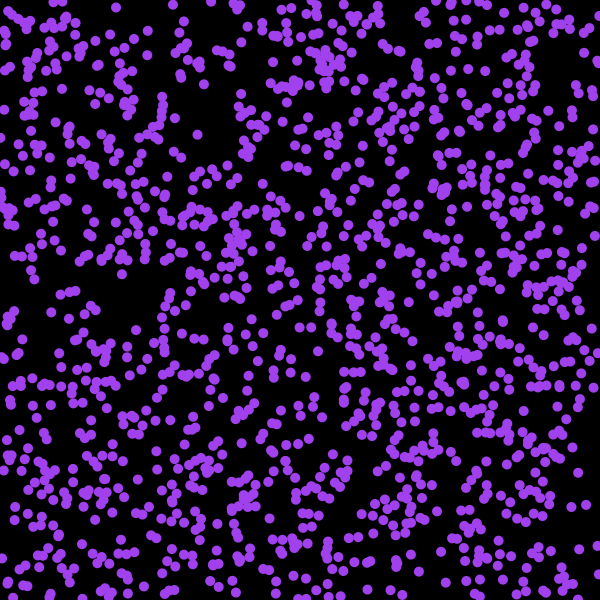
Frame 1 (no input)
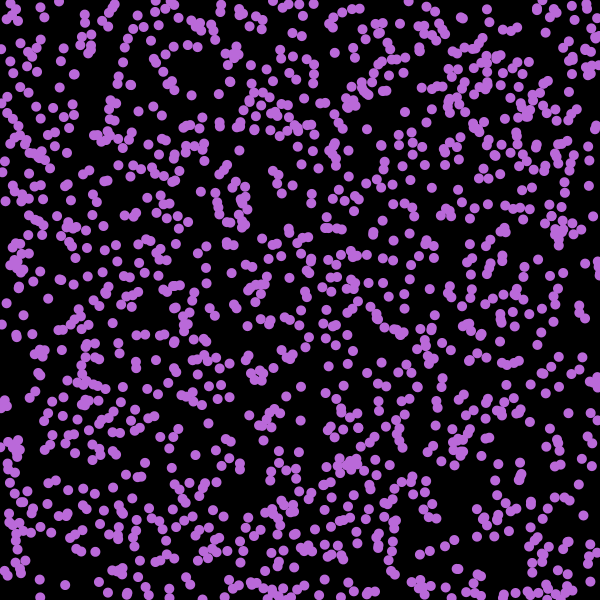
Frame 60 (the mouse pressed at the canvas centre just before this capture)
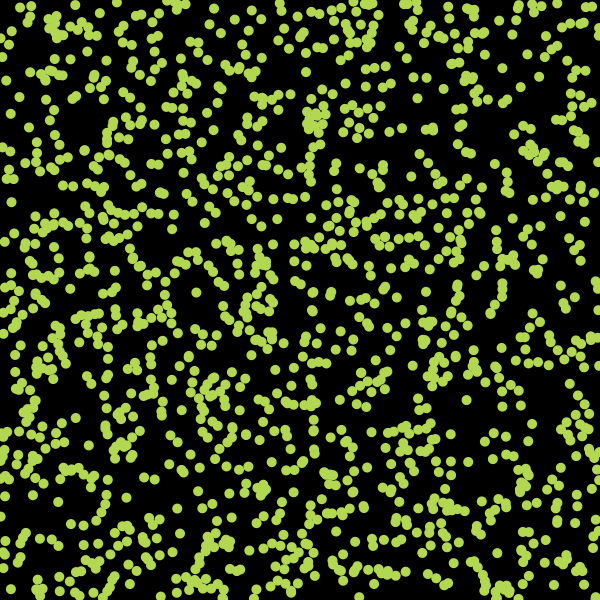
Frame 120 (the mouse held since frame 60 and released just before this capture)

The Processing sketch that drew these frames (run headless with seeded random() and noise(); from frame 60 on, the mouse is pressed at the canvas centre):

// Processing sketch: processing_84193
// ── processing_84193.pde

void setup ()
{
  size(600,600);
  smooth();
}
void draw ()
{
background(0);
noStroke();
fill (random(0,250),random(0,250),random(0,250));


ellipse(random(0,600),random(0,600),10,10);
ellipse(random(0,600),random(0,600),10,10);
ellipse(random(0,600),random(0,600),10,10);
ellipse(random(0,600),random(0,600),10,10);
ellipse(random(0,600),random(0,600),10,10);
ellipse(random(0,600),random(0,600),10,10);
ellipse(random(0,600),random(0,600),10,10);
ellipse(random(0,600),random(0,600),10,10);
ellipse(random(0,600),random(0,600),10,10);
ellipse(random(0,600),random(0,600),10,10);
ellipse(random(0,600),random(0,600),10,10);
ellipse(random(0,600),random(0,600),10,10);
ellipse(random(0,600),random(0,600),10,10);
ellipse(random(0,600),random(0,600),10,10);
ellipse(random(0,600),random(0,600),10,10);
ellipse(random(0,600),random(0,600),10,10);
ellipse(random(0,600),random(0,600),10,10);
ellipse(random(0,600),random(0,600),10,10);
ellipse(random(0,600),random(0,600),10,10);
ellipse(random(0,600),random(0,600),10,10);
ellipse(random(0,600),random(0,600),10,10);
ellipse(random(0,600),random(0,600),10,10);
ellipse(random(0,600),random(0,600),10,10);
ellipse(random(0,600),random(0,600),10,10);
ellipse(random(0,600),random(0,600),10,10);
ellipse(random(0,600),random(0,600),10,10);
ellipse(random(0,600),random(0,600),10,10);
ellipse(random(0,600),random(0,600),10,10);
ellipse(random(0,600),random(0,600),10,10);
ellipse(random(0,600),random(0,600),10,10);
ellipse(random(0,600),random(0,600),10,10);
ellipse(random(0,600),random(0,600),10,10);
ellipse(random(0,600),random(0,600),10,10);
ellipse(random(0,600),random(0,600),10,10);
ellipse(random(0,600),random(0,600),10,10);
ellipse(random(0,600),random(0,600),10,10);
ellipse(random(0,600),random(0,600),10,10);
ellipse(random(0,600),random(0,600),10,10);
ellipse(random(0,600),random(0,600),10,10);
ellipse(random(0,600),random(0,600),10,10);
ellipse(random(0,600),random(0,600),10,10);
ellipse(random(0,600),random(0,600),10,10);
ellipse(random(0,600),random(0,600),10,10);
ellipse(random(0,600),random(0,600),10,10);
ellipse(random(0,600),random(0,600),10,10);
ellipse(random(0,600),random(0,600),10,10);
ellipse(random(0,600),random(0,600),10,10);
ellipse(random(0,600),random(0,600),10,10);
ellipse(random(0,600),random(0,600),10,10);
ellipse(random(0,600),random(0,600),10,10);
ellipse(random(0,600),random(0,600),10,10);
ellipse(random(0,600),random(0,600),10,10);
ellipse(random(0,600),random(0,600),10,10);
ellipse(random(0,600),random(0,600),10,10);
ellipse(random(0,600),random(0,600),10,10);
ellipse(random(0,600),random(0,600),10,10);
ellipse(random(0,600),random(0,600),10,10);
ellipse(random(0,600),random(0,600),10,10);
ellipse(random(0,600),random(0,600),10,10);
ellipse(random(0,600),random(0,600),10,10);
ellipse(random(0,600),random(0,600),10,10);
ellipse(random(0,600),random(0,600),10,10);
ellipse(random(0,600),random(0,600),10,10);
ellipse(random(0,600),random(0,600),10,10);
ellipse(random(0,600),random(0,600),10,10);
ellipse(random(0,600),random(0,600),10,10);
ellipse(random(0,600),random(0,600),10,10);
ellipse(random(0,600),random(0,600),10,10);
ellipse(random(0,600),random(0,600),10,10);
ellipse(random(0,600),random(0,600),10,10);
ellipse(random(0,600),random(0,600),10,10);
ellipse(random(0,600),random(0,600),10,10);
ellipse(random(0,600),random(0,600),10,10);
ellipse(random(0,600),random(0,600),10,10);
ellipse(random(0,600),random(0,600),10,10);
ellipse(random(0,600),random(0,600),10,10);
ellipse(random(0,600),random(0,600),10,10);
ellipse(random(0,600),random(0,600),10,10);
ellipse(random(0,600),random(0,600),10,10);
ellipse(random(0,600),random(0,600),10,10);
ellipse(random(0,600),random(0,600),10,10);
ellipse(random(0,600),random(0,600),10,10);
ellipse(random(0,600),random(0,600),10,10);
ellipse(random(0,600),random(0,600),10,10);
ellipse(random(0,600),random(0,600),10,10);
ellipse(random(0,600),random(0,600),10,10);
ellipse(random(0,600),random(0,600),10,10);
ellipse(random(0,600),random(0,600),10,10);
ellipse(random(0,600),random(0,600),10,10);
ellipse(random(0,600),random(0,600),10,10);
ellipse(random(0,600),random(0,600),10,10);
ellipse(random(0,600),random(0,600),10,10);
ellipse(random(0,600),random(0,600),10,10);
ellipse(random(0,600),random(0,600),10,10);
ellipse(random(0,600),random(0,600),10,10);
ellipse(random(0,600),random(0,600),10,10);
ellipse(random(0,600),random(0,600),10,10);
ellipse(random(0,600),random(0,600),10,10);
ellipse(random(0,600),random(0,600),10,10);
ellipse(random(0,600),random(0,600),10,10);
ellipse(random(0,600),random(0,600),10,10);
ellipse(random(0,600),random(0,600),10,10);
ellipse(random(0,600),random(0,600),10,10);
ellipse(random(0,600),random(0,600),10,10);
ellipse(random(0,600),random(0,600),10,10);
ellipse(random(0,600),random(0,600),10,10);
ellipse(random(0,600),random(0,600),10,10);
ellipse(random(0,600),random(0,600),10,10);
ellipse(random(0,600),random(0,600),10,10);
ellipse(random(0,600),random(0,600),10,10);
ellipse(random(0,600),random(0,600),10,10);
ellipse(random(0,600),random(0,600),10,10);
ellipse(random(0,600),random(0,600),10,10);
ellipse(random(0,600),random(0,600),10,10);
ellipse(random(0,600),random(0,600),10,10);
ellipse(random(0,600),random(0,600),10,10);
ellipse(random(0,600),random(0,600),10,10);
ellipse(random(0,600),random(0,600),10,10);
ellipse(random(0,600),random(0,600),10,10);
ellipse(random(0,600),random(0,600),10,10);
ellipse(random(0,600),random(0,600),10,10);
ellipse(random(0,600),random(0,600),10,10);
ellipse(random(0,600),random(0,600),10,10);
ellipse(random(0,600),random(0,600),10,10);
ellipse(random(0,600),random(0,600),10,10);
ellipse(random(0,600),random(0,600),10,10);
ellipse(random(0,600),random(0,600),10,10);
ellipse(random(0,600),random(0,600),10,10);
ellipse(random(0,600),random(0,600),10,10);
ellipse(random(0,600),random(0,600),10,10);
ellipse(random(0,600),random(0,600),10,10);
ellipse(random(0,600),random(0,600),10,10);
ellipse(random(0,600),random(0,600),10,10);
ellipse(random(0,600),random(0,600),10,10);
ellipse(random(0,600),random(0,600),10,10);
ellipse(random(0,600),random(0,600),10,10);
ellipse(random(0,600),random(0,600),10,10);
ellipse(random(0,600),random(0,600),10,10);
ellipse(random(0,600),random(0,600),10,10);
ellipse(random(0,600),random(0,600),10,10);
ellipse(random(0,600),random(0,600),10,10);
ellipse(random(0,600),random(0,600),10,10);
ellipse(random(0,600),random(0,600),10,10);
ellipse(random(0,600),random(0,600),10,10);
ellipse(random(0,600),random(0,600),10,10);
ellipse(random(0,600),random(0,600),10,10);
ellipse(random(0,600),random(0,600),10,10);
ellipse(random(0,600),random(0,600),10,10);
ellipse(random(0,600),random(0,600),10,10);
ellipse(random(0,600),random(0,600),10,10);
ellipse(random(0,600),random(0,600),10,10);
ellipse(random(0,600),random(0,600),10,10);
ellipse(random(0,600),random(0,600),10,10);
ellipse(random(0,600),random(0,600),10,10);
ellipse(random(0,600),random(0,600),10,10);
ellipse(random(0,600),random(0,600),10,10);
ellipse(random(0,600),random(0,600),10,10);
ellipse(random(0,600),random(0,600),10,10);
ellipse(random(0,600),random(0,600),10,10);
ellipse(random(0,600),random(0,600),10,10);
ellipse(random(0,600),random(0,600),10,10);
ellipse(random(0,600),random(0,600),10,10);
ellipse(random(0,600),random(0,600),10,10);
ellipse(random(0,600),random(0,600),10,10);
ellipse(random(0,600),random(0,600),10,10);
ellipse(random(0,600),random(0,600),10,10);
ellipse(random(0,600),random(0,600),10,10);
ellipse(random(0,600),random(0,600),10,10);
ellipse(random(0,600),random(0,600),10,10);
ellipse(random(0,600),random(0,600),10,10);
ellipse(random(0,600),random(0,600),10,10);
ellipse(random(0,600),random(0,600),10,10);
ellipse(random(0,600),random(0,600),10,10);
ellipse(random(0,600),random(0,600),10,10);
ellipse(random(0,600),random(0,600),10,10);
ellipse(random(0,600),random(0,600),10,10);
ellipse(random(0,600),random(0,600),10,10);
ellipse(random(0,600),random(0,600),10,10);
ellipse(random(0,600),random(0,600),10,10);
ellipse(random(0,600),random(0,600),10,10);
ellipse(random(0,600),random(0,600),10,10);
ellipse(random(0,600),random(0,600),10,10);
ellipse(random(0,600),random(0,600),10,10);
ellipse(random(0,600),random(0,600),10,10);
ellipse(random(0,600),random(0,600),10,10);
ellipse(random(0,600),random(0,600),10,10);
ellipse(random(0,600),random(0,600),10,10);
ellipse(random(0,600),random(0,600),10,10);
ellipse(random(0,600),random(0,600),10,10);
ellipse(random(0,600),random(0,600),10,10);
ellipse(random(0,600),random(0,600),10,10);
ellipse(random(0,600),random(0,600),10,10);
ellipse(random(0,600),random(0,600),10,10);
ellipse(random(0,600),random(0,600),10,10);
ellipse(random(0,600),random(0,600),10,10);
ellipse(random(0,600),random(0,600),10,10);
ellipse(random(0,600),random(0,600),10,10);
ellipse(random(0,600),random(0,600),10,10);
ellipse(random(0,600),random(0,600),10,10);
ellipse(random(0,600),random(0,600),10,10);
ellipse(random(0,600),random(0,600),10,10);
ellipse(random(0,600),random(0,600),10,10);
ellipse(random(0,600),random(0,600),10,10);
ellipse(random(0,600),random(0,600),10,10);
ellipse(random(0,600),random(0,600),10,10);
ellipse(random(0,600),random(0,600),10,10);
ellipse(random(0,600),random(0,600),10,10);
ellipse(random(0,600),random(0,600),10,10);
ellipse(random(0,600),random(0,600),10,10);
ellipse(random(0,600),random(0,600),10,10);
ellipse(random(0,600),random(0,600),10,10);
ellipse(random(0,600),random(0,600),10,10);
ellipse(random(0,600),random(0,600),10,10);
ellipse(random(0,600),random(0,600),10,10);
ellipse(random(0,600),random(0,600),10,10);
ellipse(random(0,600),random(0,600),10,10);
ellipse(random(0,600),random(0,600),10,10);
ellipse(random(0,600),random(0,600),10,10);
ellipse(random(0,600),random(0,600),10,10);
ellipse(random(0,600),random(0,600),10,10);
ellipse(random(0,600),random(0,600),10,10);
ellipse(random(0,600),random(0,600),10,10);
ellipse(random(0,600),random(0,600),10,10);
ellipse(random(0,600),random(0,600),10,10);
ellipse(random(0,600),random(0,600),10,10);
ellipse(random(0,600),random(0,600),10,10);
ellipse(random(0,600),random(0,600),10,10);
ellipse(random(0,600),random(0,600),10,10);
ellipse(random(0,600),random(0,600),10,10);
ellipse(random(0,600),random(0,600),10,10);
ellipse(random(0,600),random(0,600),10,10);
ellipse(random(0,600),random(0,600),10,10);
ellipse(random(0,600),random(0,600),10,10);
ellipse(random(0,600),random(0,600),10,10);
ellipse(random(0,600),random(0,600),10,10);
ellipse(random(0,600),random(0,600),10,10);
ellipse(random(0,600),random(0,600),10,10);
ellipse(random(0,600),random(0,600),10,10);
ellipse(random(0,600),random(0,600),10,10);
ellipse(random(0,600),random(0,600),10,10);
ellipse(random(0,600),random(0,600),10,10);
ellipse(random(0,600),random(0,600),10,10);
ellipse(random(0,600),random(0,600),10,10);
ellipse(random(0,600),random(0,600),10,10);
ellipse(random(0,600),random(0,600),10,10);
ellipse(random(0,600),random(0,600),10,10);
ellipse(random(0,600),random(0,600),10,10);
ellipse(random(0,600),random(0,600),10,10);
ellipse(random(0,600),random(0,600),10,10);
ellipse(random(0,600),random(0,600),10,10);
ellipse(random(0,600),random(0,600),10,10);
ellipse(random(0,600),random(0,600),10,10);
ellipse(random(0,600),random(0,600),10,10);
ellipse(random(0,600),random(0,600),10,10);
ellipse(random(0,600),random(0,600),10,10);
ellipse(random(0,600),random(0,600),10,10);
ellipse(random(0,600),random(0,600),10,10);
ellipse(random(0,600),random(0,600),10,10);
ellipse(random(0,600),random(0,600),10,10);
ellipse(random(0,600),random(0,600),10,10);
ellipse(random(0,600),random(0,600),10,10);
ellipse(random(0,600),random(0,600),10,10);
ellipse(random(0,600),random(0,600),10,10);
ellipse(random(0,600),random(0,600),10,10);
ellipse(random(0,600),random(0,600),10,10);
ellipse(random(0,600),random(0,600),10,10);
ellipse(random(0,600),random(0,600),10,10);
ellipse(random(0,600),random(0,600),10,10);
ellipse(random(0,600),random(0,600),10,10);
ellipse(random(0,600),random(0,600),10,10);
ellipse(random(0,600),random(0,600),10,10);
ellipse(random(0,600),random(0,600),10,10);
ellipse(random(0,600),random(0,600),10,10);
ellipse(random(0,600),random(0,600),10,10);
ellipse(random(0,600),random(0,600),10,10);
ellipse(random(0,600),random(0,600),10,10);
ellipse(random(0,600),random(0,600),10,10);
ellipse(random(0,600),random(0,600),10,10);
ellipse(random(0,600),random(0,600),10,10);
ellipse(random(0,600),random(0,600),10,10);
ellipse(random(0,600),random(0,600),10,10);
ellipse(random(0,600),random(0,600),10,10);
ellipse(random(0,600),random(0,600),10,10);
ellipse(random(0,600),random(0,600),10,10);
ellipse(random(0,600),random(0,600),10,10);
ellipse(random(0,600),random(0,600),10,10);
ellipse(random(0,600),random(0,600),10,10);
ellipse(random(0,600),random(0,600),10,10);
ellipse(random(0,600),random(0,600),10,10);

ellipse(random(0,600),random(0,600),10,10);
ellipse(random(0,600),random(0,600),10,10);
ellipse(random(0,600),random(0,600),10,10);
ellipse(random(0,600),random(0,600),10,10);
ellipse(random(0,600),random(0,600),10,10);
ellipse(random(0,600),random(0,600),10,10);
ellipse(random(0,600),random(0,600),10,10);
ellipse(random(0,600),random(0,600),10,10);
ellipse(random(0,600),random(0,600),10,10);
ellipse(random(0,600),random(0,600),10,10);
ellipse(random(0,600),random(0,600),10,10);
ellipse(random(0,600),random(0,600),10,10);
ellipse(random(0,600),random(0,600),10,10);
ellipse(random(0,600),random(0,600),10,10);
ellipse(random(0,600),random(0,600),10,10);
ellipse(random(0,600),random(0,600),10,10);
ellipse(random(0,600),random(0,600),10,10);
ellipse(random(0,600),random(0,600),10,10);
ellipse(random(0,600),random(0,600),10,10);
ellipse(random(0,600),random(0,600),10,10);
ellipse(random(0,600),random(0,600),10,10);
ellipse(random(0,600),random(0,600),10,10);
ellipse(random(0,600),random(0,600),10,10);
ellipse(random(0,600),random(0,600),10,10);
ellipse(random(0,600),random(0,600),10,10);
ellipse(random(0,600),random(0,600),10,10);
ellipse(random(0,600),random(0,600),10,10);
ellipse(random(0,600),random(0,600),10,10);
ellipse(random(0,600),random(0,600),10,10);
ellipse(random(0,600),random(0,600),10,10);
ellipse(random(0,600),random(0,600),10,10);
ellipse(random(0,600),random(0,600),10,10);
ellipse(random(0,600),random(0,600),10,10);
ellipse(random(0,600),random(0,600),10,10);
ellipse(random(0,600),random(0,600),10,10);
ellipse(random(0,600),random(0,600),10,10);
ellipse(random(0,600),random(0,600),10,10);
ellipse(random(0,600),random(0,600),10,10);
ellipse(random(0,600),random(0,600),10,10);
ellipse(random(0,600),random(0,600),10,10);
ellipse(random(0,600),random(0,600),10,10);
ellipse(random(0,600),random(0,600),10,10);
ellipse(random(0,600),random(0,600),10,10);
ellipse(random(0,600),random(0,600),10,10);
ellipse(random(0,600),random(0,600),10,10);
ellipse(random(0,600),random(0,600),10,10);
ellipse(random(0,600),random(0,600),10,10);
ellipse(random(0,600),random(0,600),10,10);
ellipse(random(0,600),random(0,600),10,10);
ellipse(random(0,600),random(0,600),10,10);
ellipse(random(0,600),random(0,600),10,10);
ellipse(random(0,600),random(0,600),10,10);
ellipse(random(0,600),random(0,600),10,10);
ellipse(random(0,600),random(0,600),10,10);
ellipse(random(0,600),random(0,600),10,10);
ellipse(random(0,600),random(0,600),10,10);
ellipse(random(0,600),random(0,600),10,10);
ellipse(random(0,600),random(0,600),10,10);
ellipse(random(0,600),random(0,600),10,10);
ellipse(random(0,600),random(0,600),10,10);
ellipse(random(0,600),random(0,600),10,10);
ellipse(random(0,600),random(0,600),10,10);
ellipse(random(0,600),random(0,600),10,10);
ellipse(random(0,600),random(0,600),10,10);
ellipse(random(0,600),random(0,600),10,10);
ellipse(random(0,600),random(0,600),10,10);
ellipse(random(0,600),random(0,600),10,10);
ellipse(random(0,600),random(0,600),10,10);
ellipse(random(0,600),random(0,600),10,10);
ellipse(random(0,600),random(0,600),10,10);
ellipse(random(0,600),random(0,600),10,10);
ellipse(random(0,600),random(0,600),10,10);
ellipse(random(0,600),random(0,600),10,10);
ellipse(random(0,600),random(0,600),10,10);
ellipse(random(0,600),random(0,600),10,10);
ellipse(random(0,600),random(0,600),10,10);
ellipse(random(0,600),random(0,600),10,10);
ellipse(random(0,600),random(0,600),10,10);
ellipse(random(0,600),random(0,600),10,10);
ellipse(random(0,600),random(0,600),10,10);
ellipse(random(0,600),random(0,600),10,10);
ellipse(random(0,600),random(0,600),10,10);
ellipse(random(0,600),random(0,600),10,10);
ellipse(random(0,600),random(0,600),10,10);
ellipse(random(0,600),random(0,600),10,10);
ellipse(random(0,600),random(0,600),10,10);
ellipse(random(0,600),random(0,600),10,10);
ellipse(random(0,600),random(0,600),10,10);
ellipse(random(0,600),random(0,600),10,10);
ellipse(random(0,600),random(0,600),10,10);
ellipse(random(0,600),random(0,600),10,10);
ellipse(random(0,600),random(0,600),10,10);
ellipse(random(0,600),random(0,600),10,10);
ellipse(random(0,600),random(0,600),10,10);
ellipse(random(0,600),random(0,600),10,10);
ellipse(random(0,600),random(0,600),10,10);
ellipse(random(0,600),random(0,600),10,10);
ellipse(random(0,600),random(0,600),10,10);
ellipse(random(0,600),random(0,600),10,10);
ellipse(random(0,600),random(0,600),10,10);
ellipse(random(0,600),random(0,600),10,10);
ellipse(random(0,600),random(0,600),10,10);
ellipse(random(0,600),random(0,600),10,10);
ellipse(random(0,600),random(0,600),10,10);
ellipse(random(0,600),random(0,600),10,10);
ellipse(random(0,600),random(0,600),10,10);
ellipse(random(0,600),random(0,600),10,10);
ellipse(random(0,600),random(0,600),10,10);
ellipse(random(0,600),random(0,600),10,10);
ellipse(random(0,600),random(0,600),10,10);
ellipse(random(0,600),random(0,600),10,10);
ellipse(random(0,600),random(0,600),10,10);
ellipse(random(0,600),random(0,600),10,10);
ellipse(random(0,600),random(0,600),10,10);
ellipse(random(0,600),random(0,600),10,10);
ellipse(random(0,600),random(0,600),10,10);
ellipse(random(0,600),random(0,600),10,10);
ellipse(random(0,600),random(0,600),10,10);
ellipse(random(0,600),random(0,600),10,10);
ellipse(random(0,600),random(0,600),10,10);
ellipse(random(0,600),random(0,600),10,10);
ellipse(random(0,600),random(0,600),10,10);
ellipse(random(0,600),random(0,600),10,10);
ellipse(random(0,600),random(0,600),10,10);
ellipse(random(0,600),random(0,600),10,10);
ellipse(random(0,600),random(0,600),10,10);
ellipse(random(0,600),random(0,600),10,10);
ellipse(random(0,600),random(0,600),10,10);
ellipse(random(0,600),random(0,600),10,10);
ellipse(random(0,600),random(0,600),10,10);
ellipse(random(0,600),random(0,600),10,10);
ellipse(random(0,600),random(0,600),10,10);
ellipse(random(0,600),random(0,600),10,10);
ellipse(random(0,600),random(0,600),10,10);
ellipse(random(0,600),random(0,600),10,10);
ellipse(random(0,600),random(0,600),10,10);
ellipse(random(0,600),random(0,600),10,10);
ellipse(random(0,600),random(0,600),10,10);
ellipse(random(0,600),random(0,600),10,10);
ellipse(random(0,600),random(0,600),10,10);
ellipse(random(0,600),random(0,600),10,10);
ellipse(random(0,600),random(0,600),10,10);
ellipse(random(0,600),random(0,600),10,10);
ellipse(random(0,600),random(0,600),10,10);
ellipse(random(0,600),random(0,600),10,10);
ellipse(random(0,600),random(0,600),10,10);
ellipse(random(0,600),random(0,600),10,10);
ellipse(random(0,600),random(0,600),10,10);
ellipse(random(0,600),random(0,600),10,10);
ellipse(random(0,600),random(0,600),10,10);
ellipse(random(0,600),random(0,600),10,10);
ellipse(random(0,600),random(0,600),10,10);
ellipse(random(0,600),random(0,600),10,10);
ellipse(random(0,600),random(0,600),10,10);
ellipse(random(0,600),random(0,600),10,10);
ellipse(random(0,600),random(0,600),10,10);
ellipse(random(0,600),random(0,600),10,10);
ellipse(random(0,600),random(0,600),10,10);
ellipse(random(0,600),random(0,600),10,10);
ellipse(random(0,600),random(0,600),10,10);
ellipse(random(0,600),random(0,600),10,10);
ellipse(random(0,600),random(0,600),10,10);
ellipse(random(0,600),random(0,600),10,10);
ellipse(random(0,600),random(0,600),10,10);
ellipse(random(0,600),random(0,600),10,10);
ellipse(random(0,600),random(0,600),10,10);
ellipse(random(0,600),random(0,600),10,10);
ellipse(random(0,600),random(0,600),10,10);
ellipse(random(0,600),random(0,600),10,10);
ellipse(random(0,600),random(0,600),10,10);
ellipse(random(0,600),random(0,600),10,10);
ellipse(random(0,600),random(0,600),10,10);
ellipse(random(0,600),random(0,600),10,10);
ellipse(random(0,600),random(0,600),10,10);
ellipse(random(0,600),random(0,600),10,10);
ellipse(random(0,600),random(0,600),10,10);
ellipse(random(0,600),random(0,600),10,10);
ellipse(random(0,600),random(0,600),10,10);
ellipse(random(0,600),random(0,600),10,10);
ellipse(random(0,600),random(0,600),10,10);
ellipse(random(0,600),random(0,600),10,10);
ellipse(random(0,600),random(0,600),10,10);
ellipse(random(0,600),random(0,600),10,10);
ellipse(random(0,600),random(0,600),10,10);
ellipse(random(0,600),random(0,600),10,10);
ellipse(random(0,600),random(0,600),10,10);
ellipse(random(0,600),random(0,600),10,10);
ellipse(random(0,600),random(0,600),10,10);
ellipse(random(0,600),random(0,600),10,10);
ellipse(random(0,600),random(0,600),10,10);
ellipse(random(0,600),random(0,600),10,10);
ellipse(random(0,600),random(0,600),10,10);
ellipse(random(0,600),random(0,600),10,10);
ellipse(random(0,600),random(0,600),10,10);
ellipse(random(0,600),random(0,600),10,10);
ellipse(random(0,600),random(0,600),10,10);
ellipse(random(0,600),random(0,600),10,10);
ellipse(random(0,600),random(0,600),10,10);
ellipse(random(0,600),random(0,600),10,10);
ellipse(random(0,600),random(0,600),10,10);
ellipse(random(0,600),random(0,600),10,10);
ellipse(random(0,600),random(0,600),10,10);
ellipse(random(0,600),random(0,600),10,10);
ellipse(random(0,600),random(0,600),10,10);
ellipse(random(0,600),random(0,600),10,10);
ellipse(random(0,600),random(0,600),10,10);
ellipse(random(0,600),random(0,600),10,10);
ellipse(random(0,600),random(0,600),10,10);
ellipse(random(0,600),random(0,600),10,10);
ellipse(random(0,600),random(0,600),10,10);
ellipse(random(0,600),random(0,600),10,10);
ellipse(random(0,600),random(0,600),10,10);
ellipse(random(0,600),random(0,600),10,10);
ellipse(random(0,600),random(0,600),10,10);
ellipse(random(0,600),random(0,600),10,10);
ellipse(random(0,600),random(0,600),10,10);
ellipse(random(0,600),random(0,600),10,10);
ellipse(random(0,600),random(0,600),10,10);
ellipse(random(0,600),random(0,600),10,10);
ellipse(random(0,600),random(0,600),10,10);
ellipse(random(0,600),random(0,600),10,10);
ellipse(random(0,600),random(0,600),10,10);
ellipse(random(0,600),random(0,600),10,10);
ellipse(random(0,600),random(0,600),10,10);
ellipse(random(0,600),random(0,600),10,10);
ellipse(random(0,600),random(0,600),10,10);
ellipse(random(0,600),random(0,600),10,10);
ellipse(random(0,600),random(0,600),10,10);
ellipse(random(0,600),random(0,600),10,10);
ellipse(random(0,600),random(0,600),10,10);
ellipse(random(0,600),random(0,600),10,10);
ellipse(random(0,600),random(0,600),10,10);
ellipse(random(0,600),random(0,600),10,10);
ellipse(random(0,600),random(0,600),10,10);
ellipse(random(0,600),random(0,600),10,10);
ellipse(random(0,600),random(0,600),10,10);
ellipse(random(0,600),random(0,600),10,10);
ellipse(random(0,600),random(0,600),10,10);
ellipse(random(0,600),random(0,600),10,10);
ellipse(random(0,600),random(0,600),10,10);
ellipse(random(0,600),random(0,600),10,10);
ellipse(random(0,600),random(0,600),10,10);
ellipse(random(0,600),random(0,600),10,10);
ellipse(random(0,600),random(0,600),10,10);
ellipse(random(0,600),random(0,600),10,10);
ellipse(random(0,600),random(0,600),10,10);
ellipse(random(0,600),random(0,600),10,10);
ellipse(random(0,600),random(0,600),10,10);
ellipse(random(0,600),random(0,600),10,10);
ellipse(random(0,600),random(0,600),10,10);
ellipse(random(0,600),random(0,600),10,10);
ellipse(random(0,600),random(0,600),10,10);
ellipse(random(0,600),random(0,600),10,10);
ellipse(random(0,600),random(0,600),10,10);
ellipse(random(0,600),random(0,600),10,10);
ellipse(random(0,600),random(0,600),10,10);
ellipse(random(0,600),random(0,600),10,10);
ellipse(random(0,600),random(0,600),10,10);
ellipse(random(0,600),random(0,600),10,10);
ellipse(random(0,600),random(0,600),10,10);
ellipse(random(0,600),random(0,600),10,10);
ellipse(random(0,600),random(0,600),10,10);
ellipse(random(0,600),random(0,600),10,10);
ellipse(random(0,600),random(0,600),10,10);
ellipse(random(0,600),random(0,600),10,10);
ellipse(random(0,600),random(0,600),10,10);
ellipse(random(0,600),random(0,600),10,10);
ellipse(random(0,600),random(0,600),10,10);
ellipse(random(0,600),random(0,600),10,10);
ellipse(random(0,600),random(0,600),10,10);
ellipse(random(0,600),random(0,600),10,10);
ellipse(random(0,600),random(0,600),10,10);
ellipse(random(0,600),random(0,600),10,10);
ellipse(random(0,600),random(0,600),10,10);
ellipse(random(0,600),random(0,600),10,10);
ellipse(random(0,600),random(0,600),10,10);
ellipse(random(0,600),random(0,600),10,10);
ellipse(random(0,600),random(0,600),10,10);
ellipse(random(0,600),random(0,600),10,10);
ellipse(random(0,600),random(0,600),10,10);
ellipse(random(0,600),random(0,600),10,10);
ellipse(random(0,600),random(0,600),10,10);
ellipse(random(0,600),random(0,600),10,10);
ellipse(random(0,600),random(0,600),10,10);
ellipse(random(0,600),random(0,600),10,10);
ellipse(random(0,600),random(0,600),10,10);
ellipse(random(0,600),random(0,600),10,10);
ellipse(random(0,600),random(0,600),10,10);
ellipse(random(0,600),random(0,600),10,10);

ellipse(random(0,600),random(0,600),10,10);
ellipse(random(0,600),random(0,600),10,10);
ellipse(random(0,600),random(0,600),10,10);
ellipse(random(0,600),random(0,600),10,10);
ellipse(random(0,600),random(0,600),10,10);
ellipse(random(0,600),random(0,600),10,10);
ellipse(random(0,600),random(0,600),10,10);
ellipse(random(0,600),random(0,600),10,10);
ellipse(random(0,600),random(0,600),10,10);
ellipse(random(0,600),random(0,600),10,10);
ellipse(random(0,600),random(0,600),10,10);
ellipse(random(0,600),random(0,600),10,10);
ellipse(random(0,600),random(0,600),10,10);
ellipse(random(0,600),random(0,600),10,10);
ellipse(random(0,600),random(0,600),10,10);
ellipse(random(0,600),random(0,600),10,10);
ellipse(random(0,600),random(0,600),10,10);
ellipse(random(0,600),random(0,600),10,10);
ellipse(random(0,600),random(0,600),10,10);
ellipse(random(0,600),random(0,600),10,10);
ellipse(random(0,600),random(0,600),10,10);
ellipse(random(0,600),random(0,600),10,10);
ellipse(random(0,600),random(0,600),10,10);
ellipse(random(0,600),random(0,600),10,10);
ellipse(random(0,600),random(0,600),10,10);
ellipse(random(0,600),random(0,600),10,10);
ellipse(random(0,600),random(0,600),10,10);
ellipse(random(0,600),random(0,600),10,10);
ellipse(random(0,600),random(0,600),10,10);
ellipse(random(0,600),random(0,600),10,10);
ellipse(random(0,600),random(0,600),10,10);
ellipse(random(0,600),random(0,600),10,10);
ellipse(random(0,600),random(0,600),10,10);
ellipse(random(0,600),random(0,600),10,10);
ellipse(random(0,600),random(0,600),10,10);
ellipse(random(0,600),random(0,600),10,10);
ellipse(random(0,600),random(0,600),10,10);
ellipse(random(0,600),random(0,600),10,10);
ellipse(random(0,600),random(0,600),10,10);
ellipse(random(0,600),random(0,600),10,10);
ellipse(random(0,600),random(0,600),10,10);
ellipse(random(0,600),random(0,600),10,10);
ellipse(random(0,600),random(0,600),10,10);
ellipse(random(0,600),random(0,600),10,10);
ellipse(random(0,600),random(0,600),10,10);
ellipse(random(0,600),random(0,600),10,10);
ellipse(random(0,600),random(0,600),10,10);
ellipse(random(0,600),random(0,600),10,10);
ellipse(random(0,600),random(0,600),10,10);
ellipse(random(0,600),random(0,600),10,10);
ellipse(random(0,600),random(0,600),10,10);
ellipse(random(0,600),random(0,600),10,10);
ellipse(random(0,600),random(0,600),10,10);
ellipse(random(0,600),random(0,600),10,10);
ellipse(random(0,600),random(0,600),10,10);
ellipse(random(0,600),random(0,600),10,10);
ellipse(random(0,600),random(0,600),10,10);
ellipse(random(0,600),random(0,600),10,10);
ellipse(random(0,600),random(0,600),10,10);
ellipse(random(0,600),random(0,600),10,10);
ellipse(random(0,600),random(0,600),10,10);
ellipse(random(0,600),random(0,600),10,10);
ellipse(random(0,600),random(0,600),10,10);
ellipse(random(0,600),random(0,600),10,10);
ellipse(random(0,600),random(0,600),10,10);
ellipse(random(0,600),random(0,600),10,10);
ellipse(random(0,600),random(0,600),10,10);
ellipse(random(0,600),random(0,600),10,10);
ellipse(random(0,600),random(0,600),10,10);
ellipse(random(0,600),random(0,600),10,10);
ellipse(random(0,600),random(0,600),10,10);
ellipse(random(0,600),random(0,600),10,10);
ellipse(random(0,600),random(0,600),10,10);
ellipse(random(0,600),random(0,600),10,10);
ellipse(random(0,600),random(0,600),10,10);
ellipse(random(0,600),random(0,600),10,10);
ellipse(random(0,600),random(0,600),10,10);
ellipse(random(0,600),random(0,600),10,10);
ellipse(random(0,600),random(0,600),10,10);
ellipse(random(0,600),random(0,600),10,10);
ellipse(random(0,600),random(0,600),10,10);
ellipse(random(0,600),random(0,600),10,10);
ellipse(random(0,600),random(0,600),10,10);
ellipse(random(0,600),random(0,600),10,10);
ellipse(random(0,600),random(0,600),10,10);
ellipse(random(0,600),random(0,600),10,10);
ellipse(random(0,600),random(0,600),10,10);
ellipse(random(0,600),random(0,600),10,10);
ellipse(random(0,600),random(0,600),10,10);
ellipse(random(0,600),random(0,600),10,10);
ellipse(random(0,600),random(0,600),10,10);
ellipse(random(0,600),random(0,600),10,10);
ellipse(random(0,600),random(0,600),10,10);
ellipse(random(0,600),random(0,600),10,10);
ellipse(random(0,600),random(0,600),10,10);
ellipse(random(0,600),random(0,600),10,10);
ellipse(random(0,600),random(0,600),10,10);
ellipse(random(0,600),random(0,600),10,10);
ellipse(random(0,600),random(0,600),10,10);
ellipse(random(0,600),random(0,600),10,10);
ellipse(random(0,600),random(0,600),10,10);
ellipse(random(0,600),random(0,600),10,10);
ellipse(random(0,600),random(0,600),10,10);
ellipse(random(0,600),random(0,600),10,10);
ellipse(random(0,600),random(0,600),10,10);
ellipse(random(0,600),random(0,600),10,10);
ellipse(random(0,600),random(0,600),10,10);
ellipse(random(0,600),random(0,600),10,10);
ellipse(random(0,600),random(0,600),10,10);
ellipse(random(0,600),random(0,600),10,10);
ellipse(random(0,600),random(0,600),10,10);
ellipse(random(0,600),random(0,600),10,10);
ellipse(random(0,600),random(0,600),10,10);
ellipse(random(0,600),random(0,600),10,10);
ellipse(random(0,600),random(0,600),10,10);
ellipse(random(0,600),random(0,600),10,10);
ellipse(random(0,600),random(0,600),10,10);
ellipse(random(0,600),random(0,600),10,10);
ellipse(random(0,600),random(0,600),10,10);
ellipse(random(0,600),random(0,600),10,10);
ellipse(random(0,600),random(0,600),10,10);
ellipse(random(0,600),random(0,600),10,10);
ellipse(random(0,600),random(0,600),10,10);
ellipse(random(0,600),random(0,600),10,10);
ellipse(random(0,600),random(0,600),10,10);
ellipse(random(0,600),random(0,600),10,10);
ellipse(random(0,600),random(0,600),10,10);
ellipse(random(0,600),random(0,600),10,10);
ellipse(random(0,600),random(0,600),10,10);
ellipse(random(0,600),random(0,600),10,10);
ellipse(random(0,600),random(0,600),10,10);
ellipse(random(0,600),random(0,600),10,10);
ellipse(random(0,600),random(0,600),10,10);
ellipse(random(0,600),random(0,600),10,10);
ellipse(random(0,600),random(0,600),10,10);
ellipse(random(0,600),random(0,600),10,10);
ellipse(random(0,600),random(0,600),10,10);
ellipse(random(0,600),random(0,600),10,10);
ellipse(random(0,600),random(0,600),10,10);
ellipse(random(0,600),random(0,600),10,10);
ellipse(random(0,600),random(0,600),10,10);
ellipse(random(0,600),random(0,600),10,10);
ellipse(random(0,600),random(0,600),10,10);
ellipse(random(0,600),random(0,600),10,10);
ellipse(random(0,600),random(0,600),10,10);
ellipse(random(0,600),random(0,600),10,10);
ellipse(random(0,600),random(0,600),10,10);
ellipse(random(0,600),random(0,600),10,10);
ellipse(random(0,600),random(0,600),10,10);
ellipse(random(0,600),random(0,600),10,10);
ellipse(random(0,600),random(0,600),10,10);
ellipse(random(0,600),random(0,600),10,10);
ellipse(random(0,600),random(0,600),10,10);
ellipse(random(0,600),random(0,600),10,10);
ellipse(random(0,600),random(0,600),10,10);
ellipse(random(0,600),random(0,600),10,10);
ellipse(random(0,600),random(0,600),10,10);
ellipse(random(0,600),random(0,600),10,10);
ellipse(random(0,600),random(0,600),10,10);
ellipse(random(0,600),random(0,600),10,10);
ellipse(random(0,600),random(0,600),10,10);
ellipse(random(0,600),random(0,600),10,10);
ellipse(random(0,600),random(0,600),10,10);
ellipse(random(0,600),random(0,600),10,10);
ellipse(random(0,600),random(0,600),10,10);
ellipse(random(0,600),random(0,600),10,10);
ellipse(random(0,600),random(0,600),10,10);
ellipse(random(0,600),random(0,600),10,10);
ellipse(random(0,600),random(0,600),10,10);
ellipse(random(0,600),random(0,600),10,10);
ellipse(random(0,600),random(0,600),10,10);
ellipse(random(0,600),random(0,600),10,10);
ellipse(random(0,600),random(0,600),10,10);
ellipse(random(0,600),random(0,600),10,10);
ellipse(random(0,600),random(0,600),10,10);
ellipse(random(0,600),random(0,600),10,10);
ellipse(random(0,600),random(0,600),10,10);
ellipse(random(0,600),random(0,600),10,10);
ellipse(random(0,600),random(0,600),10,10);
ellipse(random(0,600),random(0,600),10,10);
ellipse(random(0,600),random(0,600),10,10);
ellipse(random(0,600),random(0,600),10,10);
ellipse(random(0,600),random(0,600),10,10);
ellipse(random(0,600),random(0,600),10,10);
ellipse(random(0,600),random(0,600),10,10);
ellipse(random(0,600),random(0,600),10,10);
ellipse(random(0,600),random(0,600),10,10);
ellipse(random(0,600),random(0,600),10,10);
ellipse(random(0,600),random(0,600),10,10);
ellipse(random(0,600),random(0,600),10,10);
ellipse(random(0,600),random(0,600),10,10);
ellipse(random(0,600),random(0,600),10,10);
ellipse(random(0,600),random(0,600),10,10);
ellipse(random(0,600),random(0,600),10,10);
ellipse(random(0,600),random(0,600),10,10);
ellipse(random(0,600),random(0,600),10,10);
ellipse(random(0,600),random(0,600),10,10);
ellipse(random(0,600),random(0,600),10,10);
ellipse(random(0,600),random(0,600),10,10);
ellipse(random(0,600),random(0,600),10,10);
ellipse(random(0,600),random(0,600),10,10);
ellipse(random(0,600),random(0,600),10,10);
ellipse(random(0,600),random(0,600),10,10);
ellipse(random(0,600),random(0,600),10,10);
ellipse(random(0,600),random(0,600),10,10);
ellipse(random(0,600),random(0,600),10,10);
ellipse(random(0,600),random(0,600),10,10);
ellipse(random(0,600),random(0,600),10,10);
ellipse(random(0,600),random(0,600),10,10);
ellipse(random(0,600),random(0,600),10,10);
ellipse(random(0,600),random(0,600),10,10);
ellipse(random(0,600),random(0,600),10,10);
ellipse(random(0,600),random(0,600),10,10);
ellipse(random(0,600),random(0,600),10,10);
ellipse(random(0,600),random(0,600),10,10);
ellipse(random(0,600),random(0,600),10,10);
ellipse(random(0,600),random(0,600),10,10);
ellipse(random(0,600),random(0,600),10,10);
ellipse(random(0,600),random(0,600),10,10);
ellipse(random(0,600),random(0,600),10,10);
ellipse(random(0,600),random(0,600),10,10);
ellipse(random(0,600),random(0,600),10,10);
ellipse(random(0,600),random(0,600),10,10);
ellipse(random(0,600),random(0,600),10,10);
ellipse(random(0,600),random(0,600),10,10);
ellipse(random(0,600),random(0,600),10,10);
ellipse(random(0,600),random(0,600),10,10);
ellipse(random(0,600),random(0,600),10,10);
ellipse(random(0,600),random(0,600),10,10);
ellipse(random(0,600),random(0,600),10,10);
ellipse(random(0,600),random(0,600),10,10);
ellipse(random(0,600),random(0,600),10,10);
ellipse(random(0,600),random(0,600),10,10);
ellipse(random(0,600),random(0,600),10,10);
ellipse(random(0,600),random(0,600),10,10);
ellipse(random(0,600),random(0,600),10,10);
ellipse(random(0,600),random(0,600),10,10);
ellipse(random(0,600),random(0,600),10,10);
ellipse(random(0,600),random(0,600),10,10);
ellipse(random(0,600),random(0,600),10,10);
ellipse(random(0,600),random(0,600),10,10);
ellipse(random(0,600),random(0,600),10,10);
ellipse(random(0,600),random(0,600),10,10);
ellipse(random(0,600),random(0,600),10,10);
ellipse(random(0,600),random(0,600),10,10);
ellipse(random(0,600),random(0,600),10,10);
ellipse(random(0,600),random(0,600),10,10);
ellipse(random(0,600),random(0,600),10,10);
ellipse(random(0,600),random(0,600),10,10);
ellipse(random(0,600),random(0,600),10,10);
ellipse(random(0,600),random(0,600),10,10);
ellipse(random(0,600),random(0,600),10,10);
ellipse(random(0,600),random(0,600),10,10);
ellipse(random(0,600),random(0,600),10,10);
ellipse(random(0,600),random(0,600),10,10);
ellipse(random(0,600),random(0,600),10,10);
ellipse(random(0,600),random(0,600),10,10);
ellipse(random(0,600),random(0,600),10,10);
ellipse(random(0,600),random(0,600),10,10);
ellipse(random(0,600),random(0,600),10,10);
ellipse(random(0,600),random(0,600),10,10);
ellipse(random(0,600),random(0,600),10,10);
ellipse(random(0,600),random(0,600),10,10);
ellipse(random(0,600),random(0,600),10,10);
ellipse(random(0,600),random(0,600),10,10);
ellipse(random(0,600),random(0,600),10,10);
ellipse(random(0,600),random(0,600),10,10);
ellipse(random(0,600),random(0,600),10,10);
ellipse(random(0,600),random(0,600),10,10);
ellipse(random(0,600),random(0,600),10,10);
ellipse(random(0,600),random(0,600),10,10);
ellipse(random(0,600),random(0,600),10,10);
ellipse(random(0,600),random(0,600),10,10);
ellipse(random(0,600),random(0,600),10,10);
ellipse(random(0,600),random(0,600),10,10);
ellipse(random(0,600),random(0,600),10,10);
ellipse(random(0,600),random(0,600),10,10);
ellipse(random(0,600),random(0,600),10,10);
ellipse(random(0,600),random(0,600),10,10);
ellipse(random(0,600),random(0,600),10,10);
ellipse(random(0,600),random(0,600),10,10);
ellipse(random(0,600),random(0,600),10,10);
ellipse(random(0,600),random(0,600),10,10);
ellipse(random(0,600),random(0,600),10,10);
ellipse(random(0,600),random(0,600),10,10);
ellipse(random(0,600),random(0,600),10,10);
ellipse(random(0,600),random(0,600),10,10);
ellipse(random(0,600),random(0,600),10,10);
ellipse(random(0,600),random(0,600),10,10);

ellipse(random(0,600),random(0,600),10,10);
ellipse(random(0,600),random(0,600),10,10);
ellipse(random(0,600),random(0,600),10,10);
ellipse(random(0,600),random(0,600),10,10);
ellipse(random(0,600),random(0,600),10,10);
ellipse(random(0,600),random(0,600),10,10);
ellipse(random(0,600),random(0,600),10,10);
ellipse(random(0,600),random(0,600),10,10);
ellipse(random(0,600),random(0,600),10,10);
ellipse(random(0,600),random(0,600),10,10);
ellipse(random(0,600),random(0,600),10,10);
ellipse(random(0,600),random(0,600),10,10);
ellipse(random(0,600),random(0,600),10,10);
ellipse(random(0,600),random(0,600),10,10);
ellipse(random(0,600),random(0,600),10,10);
ellipse(random(0,600),random(0,600),10,10);
ellipse(random(0,600),random(0,600),10,10);
ellipse(random(0,600),random(0,600),10,10);
ellipse(random(0,600),random(0,600),10,10);
ellipse(random(0,600),random(0,600),10,10);
ellipse(random(0,600),random(0,600),10,10);
ellipse(random(0,600),random(0,600),10,10);
ellipse(random(0,600),random(0,600),10,10);
ellipse(random(0,600),random(0,600),10,10);
ellipse(random(0,600),random(0,600),10,10);
ellipse(random(0,600),random(0,600),10,10);
ellipse(random(0,600),random(0,600),10,10);
ellipse(random(0,600),random(0,600),10,10);
ellipse(random(0,600),random(0,600),10,10);
ellipse(random(0,600),random(0,600),10,10);
ellipse(random(0,600),random(0,600),10,10);
ellipse(random(0,600),random(0,600),10,10);
ellipse(random(0,600),random(0,600),10,10);
ellipse(random(0,600),random(0,600),10,10);
ellipse(random(0,600),random(0,600),10,10);
ellipse(random(0,600),random(0,600),10,10);
ellipse(random(0,600),random(0,600),10,10);
ellipse(random(0,600),random(0,600),10,10);
ellipse(random(0,600),random(0,600),10,10);
ellipse(random(0,600),random(0,600),10,10);
ellipse(random(0,600),random(0,600),10,10);
ellipse(random(0,600),random(0,600),10,10);
ellipse(random(0,600),random(0,600),10,10);
ellipse(random(0,600),random(0,600),10,10);
ellipse(random(0,600),random(0,600),10,10);
ellipse(random(0,600),random(0,600),10,10);
ellipse(random(0,600),random(0,600),10,10);
ellipse(random(0,600),random(0,600),10,10);
ellipse(random(0,600),random(0,600),10,10);
ellipse(random(0,600),random(0,600),10,10);
ellipse(random(0,600),random(0,600),10,10);
ellipse(random(0,600),random(0,600),10,10);
ellipse(random(0,600),random(0,600),10,10);
ellipse(random(0,600),random(0,600),10,10);
ellipse(random(0,600),random(0,600),10,10);
ellipse(random(0,600),random(0,600),10,10);
ellipse(random(0,600),random(0,600),10,10);
ellipse(random(0,600),random(0,600),10,10);
ellipse(random(0,600),random(0,600),10,10);
ellipse(random(0,600),random(0,600),10,10);
ellipse(random(0,600),random(0,600),10,10);
ellipse(random(0,600),random(0,600),10,10);
ellipse(random(0,600),random(0,600),10,10);
ellipse(random(0,600),random(0,600),10,10);
ellipse(random(0,600),random(0,600),10,10);
ellipse(random(0,600),random(0,600),10,10);
ellipse(random(0,600),random(0,600),10,10);
ellipse(random(0,600),random(0,600),10,10);
ellipse(random(0,600),random(0,600),10,10);
ellipse(random(0,600),random(0,600),10,10);
ellipse(random(0,600),random(0,600),10,10);
ellipse(random(0,600),random(0,600),10,10);
ellipse(random(0,600),random(0,600),10,10);
ellipse(random(0,600),random(0,600),10,10);
ellipse(random(0,600),random(0,600),10,10);
ellipse(random(0,600),random(0,600),10,10);
ellipse(random(0,600),random(0,600),10,10);
ellipse(random(0,600),random(0,600),10,10);
ellipse(random(0,600),random(0,600),10,10);
ellipse(random(0,600),random(0,600),10,10);
ellipse(random(0,600),random(0,600),10,10);
ellipse(random(0,600),random(0,600),10,10);
ellipse(random(0,600),random(0,600),10,10);
ellipse(random(0,600),random(0,600),10,10);
ellipse(random(0,600),random(0,600),10,10);
ellipse(random(0,600),random(0,600),10,10);
ellipse(random(0,600),random(0,600),10,10);
ellipse(random(0,600),random(0,600),10,10);
ellipse(random(0,600),random(0,600),10,10);
ellipse(random(0,600),random(0,600),10,10);
ellipse(random(0,600),random(0,600),10,10);
ellipse(random(0,600),random(0,600),10,10);
ellipse(random(0,600),random(0,600),10,10);
ellipse(random(0,600),random(0,600),10,10);
ellipse(random(0,600),random(0,600),10,10);
ellipse(random(0,600),random(0,600),10,10);
ellipse(random(0,600),random(0,600),10,10);
ellipse(random(0,600),random(0,600),10,10);
ellipse(random(0,600),random(0,600),10,10);
ellipse(random(0,600),random(0,600),10,10);
ellipse(random(0,600),random(0,600),10,10);
ellipse(random(0,600),random(0,600),10,10);
ellipse(random(0,600),random(0,600),10,10);
ellipse(random(0,600),random(0,600),10,10);
ellipse(random(0,600),random(0,600),10,10);
ellipse(random(0,600),random(0,600),10,10);
ellipse(random(0,600),random(0,600),10,10);
ellipse(random(0,600),random(0,600),10,10);
ellipse(random(0,600),random(0,600),10,10);
ellipse(random(0,600),random(0,600),10,10);
ellipse(random(0,600),random(0,600),10,10);
ellipse(random(0,600),random(0,600),10,10);
ellipse(random(0,600),random(0,600),10,10);
ellipse(random(0,600),random(0,600),10,10);
ellipse(random(0,600),random(0,600),10,10);
ellipse(random(0,600),random(0,600),10,10);
ellipse(random(0,600),random(0,600),10,10);
ellipse(random(0,600),random(0,600),10,10);
ellipse(random(0,600),random(0,600),10,10);
ellipse(random(0,600),random(0,600),10,10);
ellipse(random(0,600),random(0,600),10,10);
ellipse(random(0,600),random(0,600),10,10);
ellipse(random(0,600),random(0,600),10,10);
ellipse(random(0,600),random(0,600),10,10);
ellipse(random(0,600),random(0,600),10,10);
ellipse(random(0,600),random(0,600),10,10);
ellipse(random(0,600),random(0,600),10,10);
ellipse(random(0,600),random(0,600),10,10);
ellipse(random(0,600),random(0,600),10,10);
ellipse(random(0,600),random(0,600),10,10);
ellipse(random(0,600),random(0,600),10,10);
ellipse(random(0,600),random(0,600),10,10);
ellipse(random(0,600),random(0,600),10,10);
ellipse(random(0,600),random(0,600),10,10);
ellipse(random(0,600),random(0,600),10,10);
ellipse(random(0,600),random(0,600),10,10);
ellipse(random(0,600),random(0,600),10,10);
ellipse(random(0,600),random(0,600),10,10);
ellipse(random(0,600),random(0,600),10,10);
ellipse(random(0,600),random(0,600),10,10);
ellipse(random(0,600),random(0,600),10,10);
ellipse(random(0,600),random(0,600),10,10);
ellipse(random(0,600),random(0,600),10,10);
ellipse(random(0,600),random(0,600),10,10);
ellipse(random(0,600),random(0,600),10,10);
ellipse(random(0,600),random(0,600),10,10);
ellipse(random(0,600),random(0,600),10,10);
ellipse(random(0,600),random(0,600),10,10);
ellipse(random(0,600),random(0,600),10,10);
ellipse(random(0,600),random(0,600),10,10);
ellipse(random(0,600),random(0,600),10,10);
ellipse(random(0,600),random(0,600),10,10);
ellipse(random(0,600),random(0,600),10,10);
ellipse(random(0,600),random(0,600),10,10);
ellipse(random(0,600),random(0,600),10,10);
ellipse(random(0,600),random(0,600),10,10);
ellipse(random(0,600),random(0,600),10,10);
ellipse(random(0,600),random(0,600),10,10);
ellipse(random(0,600),random(0,600),10,10);
ellipse(random(0,600),random(0,600),10,10);
ellipse(random(0,600),random(0,600),10,10);
ellipse(random(0,600),random(0,600),10,10);
ellipse(random(0,600),random(0,600),10,10);
ellipse(random(0,600),random(0,600),10,10);
ellipse(random(0,600),random(0,600),10,10);
ellipse(random(0,600),random(0,600),10,10);
ellipse(random(0,600),random(0,600),10,10);
ellipse(random(0,600),random(0,600),10,10);
ellipse(random(0,600),random(0,600),10,10);
ellipse(random(0,600),random(0,600),10,10);
ellipse(random(0,600),random(0,600),10,10);
ellipse(random(0,600),random(0,600),10,10);
ellipse(random(0,600),random(0,600),10,10);
ellipse(random(0,600),random(0,600),10,10);
ellipse(random(0,600),random(0,600),10,10);
ellipse(random(0,600),random(0,600),10,10);
ellipse(random(0,600),random(0,600),10,10);
ellipse(random(0,600),random(0,600),10,10);
ellipse(random(0,600),random(0,600),10,10);
ellipse(random(0,600),random(0,600),10,10);
ellipse(random(0,600),random(0,600),10,10);
ellipse(random(0,600),random(0,600),10,10);
ellipse(random(0,600),random(0,600),10,10);
ellipse(random(0,600),random(0,600),10,10);
ellipse(random(0,600),random(0,600),10,10);
ellipse(random(0,600),random(0,600),10,10);
ellipse(random(0,600),random(0,600),10,10);
ellipse(random(0,600),random(0,600),10,10);
ellipse(random(0,600),random(0,600),10,10);
ellipse(random(0,600),random(0,600),10,10);
ellipse(random(0,600),random(0,600),10,10);
ellipse(random(0,600),random(0,600),10,10);
ellipse(random(0,600),random(0,600),10,10);
ellipse(random(0,600),random(0,600),10,10);
ellipse(random(0,600),random(0,600),10,10);
ellipse(random(0,600),random(0,600),10,10);
ellipse(random(0,600),random(0,600),10,10);
ellipse(random(0,600),random(0,600),10,10);
ellipse(random(0,600),random(0,600),10,10);
ellipse(random(0,600),random(0,600),10,10);
ellipse(random(0,600),random(0,600),10,10);
ellipse(random(0,600),random(0,600),10,10);
ellipse(random(0,600),random(0,600),10,10);
ellipse(random(0,600),random(0,600),10,10);
ellipse(random(0,600),random(0,600),10,10);
ellipse(random(0,600),random(0,600),10,10);
ellipse(random(0,600),random(0,600),10,10);
ellipse(random(0,600),random(0,600),10,10);
ellipse(random(0,600),random(0,600),10,10);
ellipse(random(0,600),random(0,600),10,10);
ellipse(random(0,600),random(0,600),10,10);
ellipse(random(0,600),random(0,600),10,10);
ellipse(random(0,600),random(0,600),10,10);
ellipse(random(0,600),random(0,600),10,10);
ellipse(random(0,600),random(0,600),10,10);
ellipse(random(0,600),random(0,600),10,10);
ellipse(random(0,600),random(0,600),10,10);
ellipse(random(0,600),random(0,600),10,10);
ellipse(random(0,600),random(0,600),10,10);
ellipse(random(0,600),random(0,600),10,10);
ellipse(random(0,600),random(0,600),10,10);
ellipse(random(0,600),random(0,600),10,10);
ellipse(random(0,600),random(0,600),10,10);
ellipse(random(0,600),random(0,600),10,10);
ellipse(random(0,600),random(0,600),10,10);
ellipse(random(0,600),random(0,600),10,10);
ellipse(random(0,600),random(0,600),10,10);
ellipse(random(0,600),random(0,600),10,10);
ellipse(random(0,600),random(0,600),10,10);
ellipse(random(0,600),random(0,600),10,10);
ellipse(random(0,600),random(0,600),10,10);
ellipse(random(0,600),random(0,600),10,10);
ellipse(random(0,600),random(0,600),10,10);
ellipse(random(0,600),random(0,600),10,10);
ellipse(random(0,600),random(0,600),10,10);
ellipse(random(0,600),random(0,600),10,10);
ellipse(random(0,600),random(0,600),10,10);
ellipse(random(0,600),random(0,600),10,10);
ellipse(random(0,600),random(0,600),10,10);
ellipse(random(0,600),random(0,600),10,10);
ellipse(random(0,600),random(0,600),10,10);
ellipse(random(0,600),random(0,600),10,10);
ellipse(random(0,600),random(0,600),10,10);
ellipse(random(0,600),random(0,600),10,10);
ellipse(random(0,600),random(0,600),10,10);
ellipse(random(0,600),random(0,600),10,10);
ellipse(random(0,600),random(0,600),10,10);
ellipse(random(0,600),random(0,600),10,10);
ellipse(random(0,600),random(0,600),10,10);
ellipse(random(0,600),random(0,600),10,10);
ellipse(random(0,600),random(0,600),10,10);
ellipse(random(0,600),random(0,600),10,10);
ellipse(random(0,600),random(0,600),10,10);
ellipse(random(0,600),random(0,600),10,10);
ellipse(random(0,600),random(0,600),10,10);
ellipse(random(0,600),random(0,600),10,10);
ellipse(random(0,600),random(0,600),10,10);
ellipse(random(0,600),random(0,600),10,10);
ellipse(random(0,600),random(0,600),10,10);
ellipse(random(0,600),random(0,600),10,10);
ellipse(random(0,600),random(0,600),10,10);
ellipse(random(0,600),random(0,600),10,10);
ellipse(random(0,600),random(0,600),10,10);
ellipse(random(0,600),random(0,600),10,10);
ellipse(random(0,600),random(0,600),10,10);
ellipse(random(0,600),random(0,600),10,10);
ellipse(random(0,600),random(0,600),10,10);
ellipse(random(0,600),random(0,600),10,10);
ellipse(random(0,600),random(0,600),10,10);
ellipse(random(0,600),random(0,600),10,10);
ellipse(random(0,600),random(0,600),10,10);
ellipse(random(0,600),random(0,600),10,10);
ellipse(random(0,600),random(0,600),10,10);
ellipse(random(0,600),random(0,600),10,10);
ellipse(random(0,600),random(0,600),10,10);
ellipse(random(0,600),random(0,600),10,10);
ellipse(random(0,600),random(0,600),10,10);
ellipse(random(0,600),random(0,600),10,10);
ellipse(random(0,600),random(0,600),10,10);
ellipse(random(0,600),random(0,600),10,10);
ellipse(random(0,600),random(0,600),10,10);
ellipse(random(0,600),random(0,600),10,10);
ellipse(random(0,600),random(0,600),10,10);
ellipse(random(0,600),random(0,600),10,10);
ellipse(random(0,600),random(0,600),10,10);
ellipse(random(0,600),random(0,600),10,10);
ellipse(random(0,600),random(0,600),10,10);
ellipse(random(0,600),random(0,600),10,10);
ellipse(random(0,600),random(0,600),10,10);

ellipse(random(0,600),random(0,600),10,10);
ellipse(random(0,600),random(0,600),10,10);
ellipse(random(0,600),random(0,600),10,10);
ellipse(random(0,600),random(0,600),10,10);
ellipse(random(0,600),random(0,600),10,10);
ellipse(random(0,600),random(0,600),10,10);
ellipse(random(0,600),random(0,600),10,10);
ellipse(random(0,600),random(0,600),10,10);
ellipse(random(0,600),random(0,600),10,10);
ellipse(random(0,600),random(0,600),10,10);
ellipse(random(0,600),random(0,600),10,10);
ellipse(random(0,600),random(0,600),10,10);
ellipse(random(0,600),random(0,600),10,10);
ellipse(random(0,600),random(0,600),10,10);
ellipse(random(0,600),random(0,600),10,10);
ellipse(random(0,600),random(0,600),10,10);
ellipse(random(0,600),random(0,600),10,10);
ellipse(random(0,600),random(0,600),10,10);
ellipse(random(0,600),random(0,600),10,10);
ellipse(random(0,600),random(0,600),10,10);
ellipse(random(0,600),random(0,600),10,10);
ellipse(random(0,600),random(0,600),10,10);
ellipse(random(0,600),random(0,600),10,10);
ellipse(random(0,600),random(0,600),10,10);
ellipse(random(0,600),random(0,600),10,10);
ellipse(random(0,600),random(0,600),10,10);
ellipse(random(0,600),random(0,600),10,10);
ellipse(random(0,600),random(0,600),10,10);
ellipse(random(0,600),random(0,600),10,10);
ellipse(random(0,600),random(0,600),10,10);
ellipse(random(0,600),random(0,600),10,10);
ellipse(random(0,600),random(0,600),10,10);
ellipse(random(0,600),random(0,600),10,10);
ellipse(random(0,600),random(0,600),10,10);
ellipse(random(0,600),random(0,600),10,10);
ellipse(random(0,600),random(0,600),10,10);
ellipse(random(0,600),random(0,600),10,10);
ellipse(random(0,600),random(0,600),10,10);
ellipse(random(0,600),random(0,600),10,10);
ellipse(random(0,600),random(0,600),10,10);
ellipse(random(0,600),random(0,600),10,10);
ellipse(random(0,600),random(0,600),10,10);
ellipse(random(0,600),random(0,600),10,10);
ellipse(random(0,600),random(0,600),10,10);
ellipse(random(0,600),random(0,600),10,10);
ellipse(random(0,600),random(0,600),10,10);
ellipse(random(0,600),random(0,600),10,10);
ellipse(random(0,600),random(0,600),10,10);
ellipse(random(0,600),random(0,600),10,10);
ellipse(random(0,600),random(0,600),10,10);
ellipse(random(0,600),random(0,600),10,10);
ellipse(random(0,600),random(0,600),10,10);
ellipse(random(0,600),random(0,600),10,10);
ellipse(random(0,600),random(0,600),10,10);
ellipse(random(0,600),random(0,600),10,10);
ellipse(random(0,600),random(0,600),10,10);
ellipse(random(0,600),random(0,600),10,10);
ellipse(random(0,600),random(0,600),10,10);
ellipse(random(0,600),random(0,600),10,10);
ellipse(random(0,600),random(0,600),10,10);
ellipse(random(0,600),random(0,600),10,10);
ellipse(random(0,600),random(0,600),10,10);
ellipse(random(0,600),random(0,600),10,10);
ellipse(random(0,600),random(0,600),10,10);
ellipse(random(0,600),random(0,600),10,10);
ellipse(random(0,600),random(0,600),10,10);
ellipse(random(0,600),random(0,600),10,10);
ellipse(random(0,600),random(0,600),10,10);
ellipse(random(0,600),random(0,600),10,10);
ellipse(random(0,600),random(0,600),10,10);
ellipse(random(0,600),random(0,600),10,10);
ellipse(random(0,600),random(0,600),10,10);
ellipse(random(0,600),random(0,600),10,10);
ellipse(random(0,600),random(0,600),10,10);
ellipse(random(0,600),random(0,600),10,10);
ellipse(random(0,600),random(0,600),10,10);
ellipse(random(0,600),random(0,600),10,10);
ellipse(random(0,600),random(0,600),10,10);
ellipse(random(0,600),random(0,600),10,10);
ellipse(random(0,600),random(0,600),10,10);
ellipse(random(0,600),random(0,600),10,10);
ellipse(random(0,600),random(0,600),10,10);
ellipse(random(0,600),random(0,600),10,10);
ellipse(random(0,600),random(0,600),10,10);
ellipse(random(0,600),random(0,600),10,10);
ellipse(random(0,600),random(0,600),10,10);
ellipse(random(0,600),random(0,600),10,10);
ellipse(random(0,600),random(0,600),10,10);
ellipse(random(0,600),random(0,600),10,10);
ellipse(random(0,600),random(0,600),10,10);
ellipse(random(0,600),random(0,600),10,10);
ellipse(random(0,600),random(0,600),10,10);
ellipse(random(0,600),random(0,600),10,10);
ellipse(random(0,600),random(0,600),10,10);
ellipse(random(0,600),random(0,600),10,10);
ellipse(random(0,600),random(0,600),10,10);
ellipse(random(0,600),random(0,600),10,10);
ellipse(random(0,600),random(0,600),10,10);
ellipse(random(0,600),random(0,600),10,10);
ellipse(random(0,600),random(0,600),10,10);
ellipse(random(0,600),random(0,600),10,10);
ellipse(random(0,600),random(0,600),10,10);
ellipse(random(0,600),random(0,600),10,10);
ellipse(random(0,600),random(0,600),10,10);
ellipse(random(0,600),random(0,600),10,10);
ellipse(random(0,600),random(0,600),10,10);
ellipse(random(0,600),random(0,600),10,10);
ellipse(random(0,600),random(0,600),10,10);
ellipse(random(0,600),random(0,600),10,10);
ellipse(random(0,600),random(0,600),10,10);
ellipse(random(0,600),random(0,600),10,10);
ellipse(random(0,600),random(0,600),10,10);
ellipse(random(0,600),random(0,600),10,10);
ellipse(random(0,600),random(0,600),10,10);
ellipse(random(0,600),random(0,600),10,10);
ellipse(random(0,600),random(0,600),10,10);
ellipse(random(0,600),random(0,600),10,10);
ellipse(random(0,600),random(0,600),10,10);
ellipse(random(0,600),random(0,600),10,10);
ellipse(random(0,600),random(0,600),10,10);
ellipse(random(0,600),random(0,600),10,10);
ellipse(random(0,600),random(0,600),10,10);
ellipse(random(0,600),random(0,600),10,10);
ellipse(random(0,600),random(0,600),10,10);
ellipse(random(0,600),random(0,600),10,10);
ellipse(random(0,600),random(0,600),10,10);
ellipse(random(0,600),random(0,600),10,10);
ellipse(random(0,600),random(0,600),10,10);
ellipse(random(0,600),random(0,600),10,10);
ellipse(random(0,600),random(0,600),10,10);
ellipse(random(0,600),random(0,600),10,10);
ellipse(random(0,600),random(0,600),10,10);
ellipse(random(0,600),random(0,600),10,10);
ellipse(random(0,600),random(0,600),10,10);
ellipse(random(0,600),random(0,600),10,10);
ellipse(random(0,600),random(0,600),10,10);
ellipse(random(0,600),random(0,600),10,10);
ellipse(random(0,600),random(0,600),10,10);
ellipse(random(0,600),random(0,600),10,10);
ellipse(random(0,600),random(0,600),10,10);
ellipse(random(0,600),random(0,600),10,10);
ellipse(random(0,600),random(0,600),10,10);
ellipse(random(0,600),random(0,600),10,10);
ellipse(random(0,600),random(0,600),10,10);
ellipse(random(0,600),random(0,600),10,10);
ellipse(random(0,600),random(0,600),10,10);
ellipse(random(0,600),random(0,600),10,10);
ellipse(random(0,600),random(0,600),10,10);
ellipse(random(0,600),random(0,600),10,10);
ellipse(random(0,600),random(0,600),10,10);
ellipse(random(0,600),random(0,600),10,10);
ellipse(random(0,600),random(0,600),10,10);
ellipse(random(0,600),random(0,600),10,10);
ellipse(random(0,600),random(0,600),10,10);
ellipse(random(0,600),random(0,600),10,10);
ellipse(random(0,600),random(0,600),10,10);
ellipse(random(0,600),random(0,600),10,10);
ellipse(random(0,600),random(0,600),10,10);
ellipse(random(0,600),random(0,600),10,10);
ellipse(random(0,600),random(0,600),10,10);
ellipse(random(0,600),random(0,600),10,10);
ellipse(random(0,600),random(0,600),10,10);
ellipse(random(0,600),random(0,600),10,10);
ellipse(random(0,600),random(0,600),10,10);
ellipse(random(0,600),random(0,600),10,10);
ellipse(random(0,600),random(0,600),10,10);
ellipse(random(0,600),random(0,600),10,10);
ellipse(random(0,600),random(0,600),10,10);
ellipse(random(0,600),random(0,600),10,10);
ellipse(random(0,600),random(0,600),10,10);
ellipse(random(0,600),random(0,600),10,10);
ellipse(random(0,600),random(0,600),10,10);
ellipse(random(0,600),random(0,600),10,10);
ellipse(random(0,600),random(0,600),10,10);
ellipse(random(0,600),random(0,600),10,10);
ellipse(random(0,600),random(0,600),10,10);
ellipse(random(0,600),random(0,600),10,10);
ellipse(random(0,600),random(0,600),10,10);
ellipse(random(0,600),random(0,600),10,10);
ellipse(random(0,600),random(0,600),10,10);
ellipse(random(0,600),random(0,600),10,10);
ellipse(random(0,600),random(0,600),10,10);
ellipse(random(0,600),random(0,600),10,10);
ellipse(random(0,600),random(0,600),10,10);
ellipse(random(0,600),random(0,600),10,10);
ellipse(random(0,600),random(0,600),10,10);
ellipse(random(0,600),random(0,600),10,10);
ellipse(random(0,600),random(0,600),10,10);
ellipse(random(0,600),random(0,600),10,10);
ellipse(random(0,600),random(0,600),10,10);
ellipse(random(0,600),random(0,600),10,10);
ellipse(random(0,600),random(0,600),10,10);
ellipse(random(0,600),random(0,600),10,10);
ellipse(random(0,600),random(0,600),10,10);
ellipse(random(0,600),random(0,600),10,10);
ellipse(random(0,600),random(0,600),10,10);
ellipse(random(0,600),random(0,600),10,10);
ellipse(random(0,600),random(0,600),10,10);
ellipse(random(0,600),random(0,600),10,10);
ellipse(random(0,600),random(0,600),10,10);
ellipse(random(0,600),random(0,600),10,10);
ellipse(random(0,600),random(0,600),10,10);
ellipse(random(0,600),random(0,600),10,10);
ellipse(random(0,600),random(0,600),10,10);
ellipse(random(0,600),random(0,600),10,10);
ellipse(random(0,600),random(0,600),10,10);
ellipse(random(0,600),random(0,600),10,10);
ellipse(random(0,600),random(0,600),10,10);
ellipse(random(0,600),random(0,600),10,10);
ellipse(random(0,600),random(0,600),10,10);
ellipse(random(0,600),random(0,600),10,10);
ellipse(random(0,600),random(0,600),10,10);
ellipse(random(0,600),random(0,600),10,10);
ellipse(random(0,600),random(0,600),10,10);
ellipse(random(0,600),random(0,600),10,10);
ellipse(random(0,600),random(0,600),10,10);
ellipse(random(0,600),random(0,600),10,10);
ellipse(random(0,600),random(0,600),10,10);
ellipse(random(0,600),random(0,600),10,10);
ellipse(random(0,600),random(0,600),10,10);
ellipse(random(0,600),random(0,600),10,10);
ellipse(random(0,600),random(0,600),10,10);
ellipse(random(0,600),random(0,600),10,10);
ellipse(random(0,600),random(0,600),10,10);
ellipse(random(0,600),random(0,600),10,10);
ellipse(random(0,600),random(0,600),10,10);
ellipse(random(0,600),random(0,600),10,10);
ellipse(random(0,600),random(0,600),10,10);
ellipse(random(0,600),random(0,600),10,10);
ellipse(random(0,600),random(0,600),10,10);
ellipse(random(0,600),random(0,600),10,10);
ellipse(random(0,600),random(0,600),10,10);
ellipse(random(0,600),random(0,600),10,10);
ellipse(random(0,600),random(0,600),10,10);
ellipse(random(0,600),random(0,600),10,10);
ellipse(random(0,600),random(0,600),10,10);
ellipse(random(0,600),random(0,600),10,10);
ellipse(random(0,600),random(0,600),10,10);
ellipse(random(0,600),random(0,600),10,10);
ellipse(random(0,600),random(0,600),10,10);
ellipse(random(0,600),random(0,600),10,10);
ellipse(random(0,600),random(0,600),10,10);
ellipse(random(0,600),random(0,600),10,10);
ellipse(random(0,600),random(0,600),10,10);
ellipse(random(0,600),random(0,600),10,10);
ellipse(random(0,600),random(0,600),10,10);
ellipse(random(0,600),random(0,600),10,10);
ellipse(random(0,600),random(0,600),10,10);
ellipse(random(0,600),random(0,600),10,10);
ellipse(random(0,600),random(0,600),10,10);
ellipse(random(0,600),random(0,600),10,10);
ellipse(random(0,600),random(0,600),10,10);
ellipse(random(0,600),random(0,600),10,10);
ellipse(random(0,600),random(0,600),10,10);
ellipse(random(0,600),random(0,600),10,10);
ellipse(random(0,600),random(0,600),10,10);
ellipse(random(0,600),random(0,600),10,10);
ellipse(random(0,600),random(0,600),10,10);
ellipse(random(0,600),random(0,600),10,10);
ellipse(random(0,600),random(0,600),10,10);
ellipse(random(0,600),random(0,600),10,10);
ellipse(random(0,600),random(0,600),10,10);
ellipse(random(0,600),random(0,600),10,10);
ellipse(random(0,600),random(0,600),10,10);
ellipse(random(0,600),random(0,600),10,10);
ellipse(random(0,600),random(0,600),10,10);
ellipse(random(0,600),random(0,600),10,10);
ellipse(random(0,600),random(0,600),10,10);
ellipse(random(0,600),random(0,600),10,10);
ellipse(random(0,600),random(0,600),10,10);
ellipse(random(0,600),random(0,600),10,10);
ellipse(random(0,600),random(0,600),10,10);
ellipse(random(0,600),random(0,600),10,10);
ellipse(random(0,600),random(0,600),10,10);
ellipse(random(0,600),random(0,600),10,10);
ellipse(random(0,600),random(0,600),10,10);
ellipse(random(0,600),random(0,600),10,10);
ellipse(random(0,600),random(0,600),10,10);
ellipse(random(0,600),random(0,600),10,10);
ellipse(random(0,600),random(0,600),10,10);
ellipse(random(0,600),random(0,600),10,10);
ellipse(random(0,600),random(0,600),10,10);
ellipse(random(0,600),random(0,600),10,10);
ellipse(random(0,600),random(0,600),10,10);
ellipse(random(0,600),random(0,600),10,10);
ellipse(random(0,600),random(0,600),10,10);
ellipse(random(0,600),random(0,600),10,10);
ellipse(random(0,600),random(0,600),10,10);
ellipse(random(0,600),random(0,600),10,10);


}
